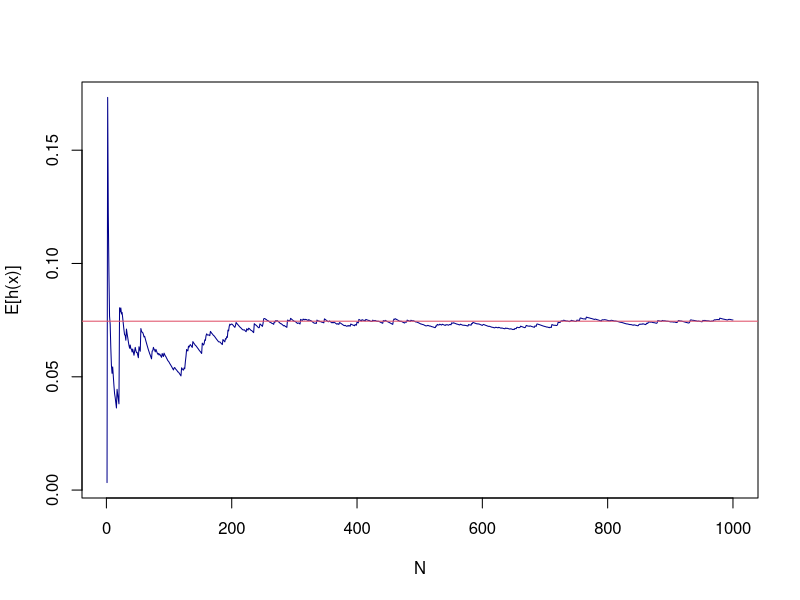
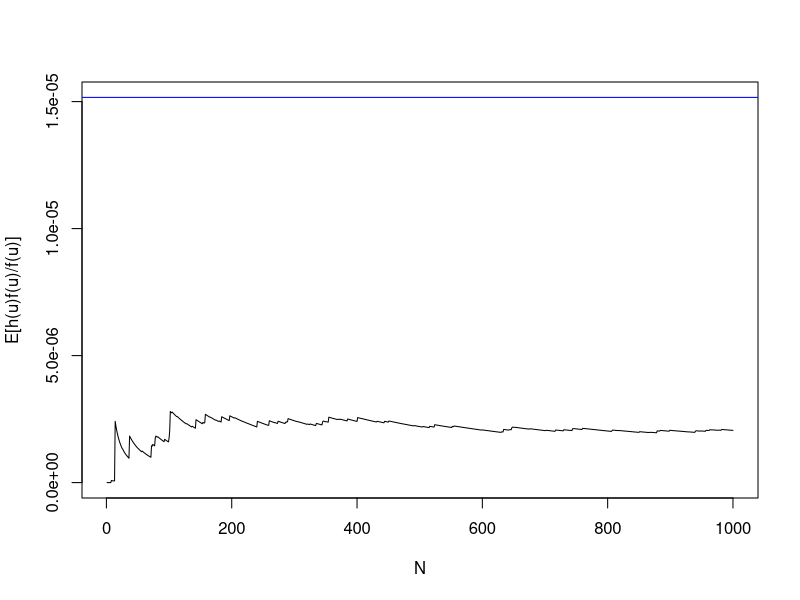
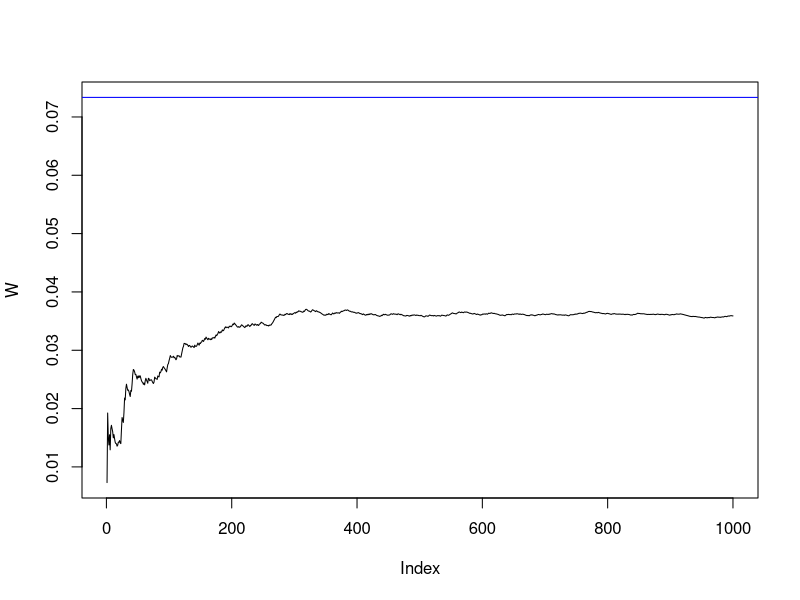

Generate these figures, in order, with R:
#a)
H<-function(x){exp(-(x^2)/2)*(exp(-1/2*(x-3)^2)/sqrt(2*pi)+exp(-(x^2)/2)*exp(-1/2*(x-6)^2)/sqrt(2*pi))}
integrate(H ,-Inf,Inf)
a<-integrate(H ,-Inf,Inf)$val
#b)
g<-function(x){exp(-(x^2)/2)}
N=10^3
H1<-rnorm(N,mean = 3,sd=1)
H2<-rnorm(N,mean = 6,sd=1)
E<-(cumsum(g(H1))/1:N)+(cumsum(g(H2))/1:N)
plot(E , type = "l",col="Blue4",xlab="N" , ylab = "E[h(x)]")
abline(h=a , col="850")
E[N]
a
abs(a-E[N])
sd(E)
#c)
N=10^3
G1<-function(x){exp(-(x^2)/2)*exp(-1/2*(x-3)^2)/(sqrt(2*pi))}
G2<-function(x){exp(-(x^2)/2)*exp(-1/2*(x-6)^2)/(sqrt(2*pi))}
G<-integrate(G1,-8,-1)$val+integrate(G2,-8,-1)$val
u<-runif(N,min=-8,max=-1)
g1<-function(x){exp(-(x^2)/2)*exp(-1/2*(x-3)^2)/(7*sqrt(2*pi))}
g2<-function(x){exp(-(x^2)/2)*exp(-1/2*(x-6)^2)/(7*sqrt(2*pi))}
R<-7*((cumsum(g1(u))/1:N)+(cumsum(g2(u))/1:N))
plot(R, type = "l" , ylim =c(min(R),G), xlab="N" , ylab = "E[h(u)f(u)/f(u)]")
abline(h=G ,col="Blue")
R[N]
G
abs(G-R[N])
sd(R)

#d)
N=10^3
F1<-function(x){exp(-(x^2)/2)*exp(-1/2*(x-3)^2)/(sqrt(2*pi))}
F2<-function(x){exp(-(x^2)/2)*exp(-1/2*(x-6)^2)/(sqrt(2*pi))}
F<-integrate(F1,0,Inf)$val+integrate(F2,0,Inf)$val
q<-rexp(N,rate =1)
f1<-function(x){(1/exp(-x/2))*exp(-(x^2)/2)*exp(-1/2*(x-3)^2)/(sqrt(2*pi))}
f2<-function(x){(1/exp(-x/2))*exp(-(x^2)/2)*exp(-1/2*(x-6)^2)/(sqrt(2*pi))}
W<-((cumsum(f1(q))/1:N)+(cumsum(f2(q))/1:N))
plot(W, type = "l" , ylim =c(min(W),F))
abline(h=F,col="Blue")
W[N]
F
abs(F-W[N])
sd(W)
